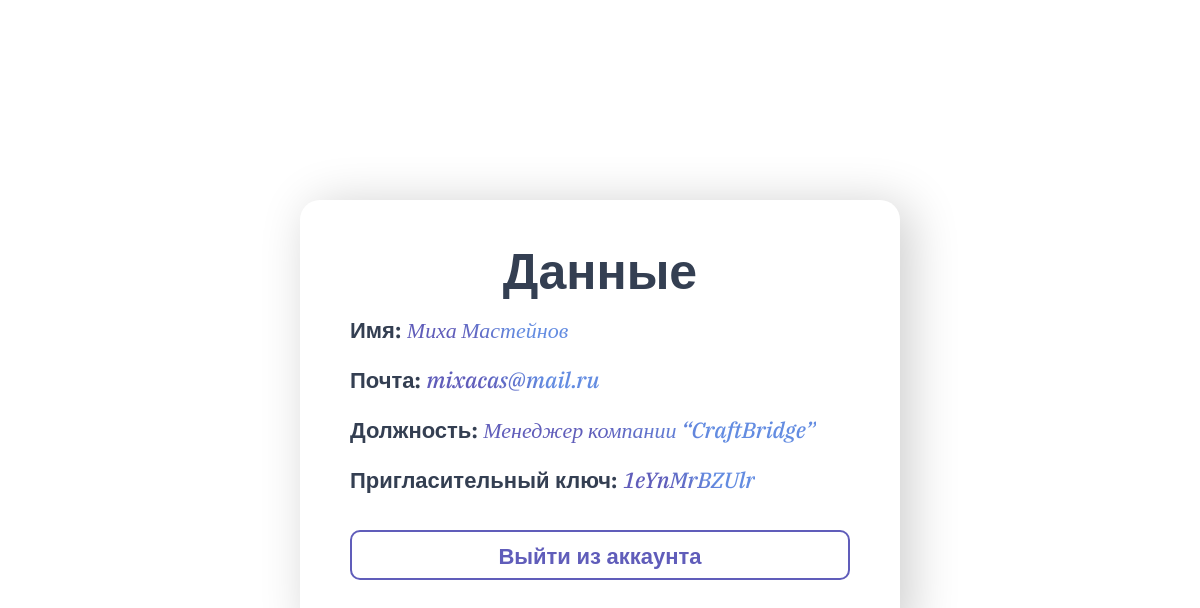
Screenshot of /info_user/1 with the database file from the repository.
### data/users.py (models this page shows, shortened)
class User(SqlAlchemyBase, UserMixin, SerializerMixin):
    __tablename__ = 'users'
    id = sqlalchemy.Column(sqlalchemy.Integer, primary_key=True, autoincrement=True)
    login = sqlalchemy.Column(sqlalchemy.String, nullable=True)
    email = sqlalchemy.Column(sqlalchemy.String, index=True, unique=True, nullable=True)
    hashed_password = sqlalchemy.Column(sqlalchemy.String, nullable=True)
    position = sqlalchemy.Column(sqlalchemy.String, nullable=True)
    admin = sqlalchemy.Column(sqlalchemy.Integer, nullable=True)
    invitation_key = sqlalchemy.Column(sqlalchemy.String, nullable=True)
    orders = orm.relationship("Order", back_populates='user')

### server.py (the view)
@app.route("/info_user/<int:id>", methods=['GET', 'POST'])
def info(id):
    db_sess = create_session()
    us = db_sess.query(User).filter(User.id == id).all()
    user = [{"id": i.id, "login": i.login, "email": i.email, "position": i.position, "invitation_key": i.invitation_key}
            for i in us]
    user = user[0]
    return render_template("info.html", user=user)

### data/db_session.py (called while the page is built)
def create_session() -> Session:
    global __factory
    return __factory()

### templates/info.html (shortened to what this page needs)
<link href="static/css/main.css" rel="stylesheet" type="text/css"/>
{% block content %}
    <div class="window two">
        <h1 class="name-func">Данные</h1>
        <form action="" method="post">
            <p class="info-table">
                Имя: <span>{{ user.login }}</span><br>
                Почта: <span>{{ user.email }}</span><br>
                Должность: <span>{{ user.position }}</span><br>
                Пригласительный ключ: <span>{{ user.invitation_key }}</span><br>
            </p>
            <a class="submit-button d" href="/logout">Выйти из аккаунта</a>
        </form>
        {% endblock %}
    </div>

### static/css/main.css (style rules this page uses)
p, h1, h2, h3, h4, h5, h6, h7, a { font-family: "Space Grotesk", sans-serif; margin: 0; }
a { text-decoration: none; color: #343F52; }
h1 { font-family: "Space Grotesk", sans-serif; font-optical-sizing: auto; font-weight: 599; font-size: 50px; font-style: normal; color: #343F52; line-height: 130%; }
span { font-family: "IBM Plex Serif", serif; font-weight: 600; font-style: italic; background: linear-gradient(45deg, rgba(96, 93, 186, 1) 33%, rgba(99, 140, 225, 1) 66%); -webkit-background-clip: text; -webkit-text-fill-color: transparent; }
.window { display: flex; flex-direction: column; gap: 25px; align-items: center; padding: 40px 0; width: 600px; border-radius: 20px; margin: 0 auto; box-shadow: 10px 5px 50px rgba(0,0,0, 0.2); vertical-align: middle; }
.window form { display: flex; flex-direction: column; gap: 20px; }
.two { margin-top: 200px; }
.info-table { line-height: 50px; color: #343F52; font-family: "Space Grotesk", sans-serif; font-optical-sizing: auto; font-weight: 600; font-size: 22px; font-style: normal; width: 200px; }

### templates/info.html (style rules this page uses)
span { font-weight: 500; }
h1 { font-family: "Space Grotesk", sans-serif; font-optical-sizing: auto; font-weight: 599; font-size: 50px; font-style: normal; color: #343F52; line-height: 130%; padding: 0; margin: 0px; }
.window { display: flex; flex-direction: column; gap: 0px; align-items: center; padding: 40px 0; width: 600px; border-radius: 20px; margin: 0 auto; box-shadow: 10px 5px 50px rgba(0,0,0, 0.2); vertical-align: middle; }
.window form { display: flex; flex-direction: column; gap: 20px; }
.two { margin-top: 200px; }
.info-table { line-height: 50px; color: #343F52; font-family: "Space Grotesk", sans-serif; font-optical-sizing: auto; font-weight: 600; font-size: 22px; font-style: normal; width: 500px; align-self: center; }
.submit-button { padding: 10px 20px; border-radius: 10px; border: 2px solid #605DBA; color: #605DBA; font-weight: 550; transition: all .19s ease-in; background: none; height: 50px; text-decoration: none; box-sizing: border-box; font-family: "Space Grotesk", sans-serif; font-weight: 600; font-size: 22px; font-style: normal; align-self: center; margin: 0 auto; vertical-align: middle; align-self: start; width: 100%; text-align: center; margin-top: -20px; }
.d { margin-top: 5px; }

### rows the page displays
User: login "Миха Мастейнов", email "mixacas@mail.ru", position "Менеджер компании “CraftBridge”", invitation_key "1eYnMrBZUlr"
